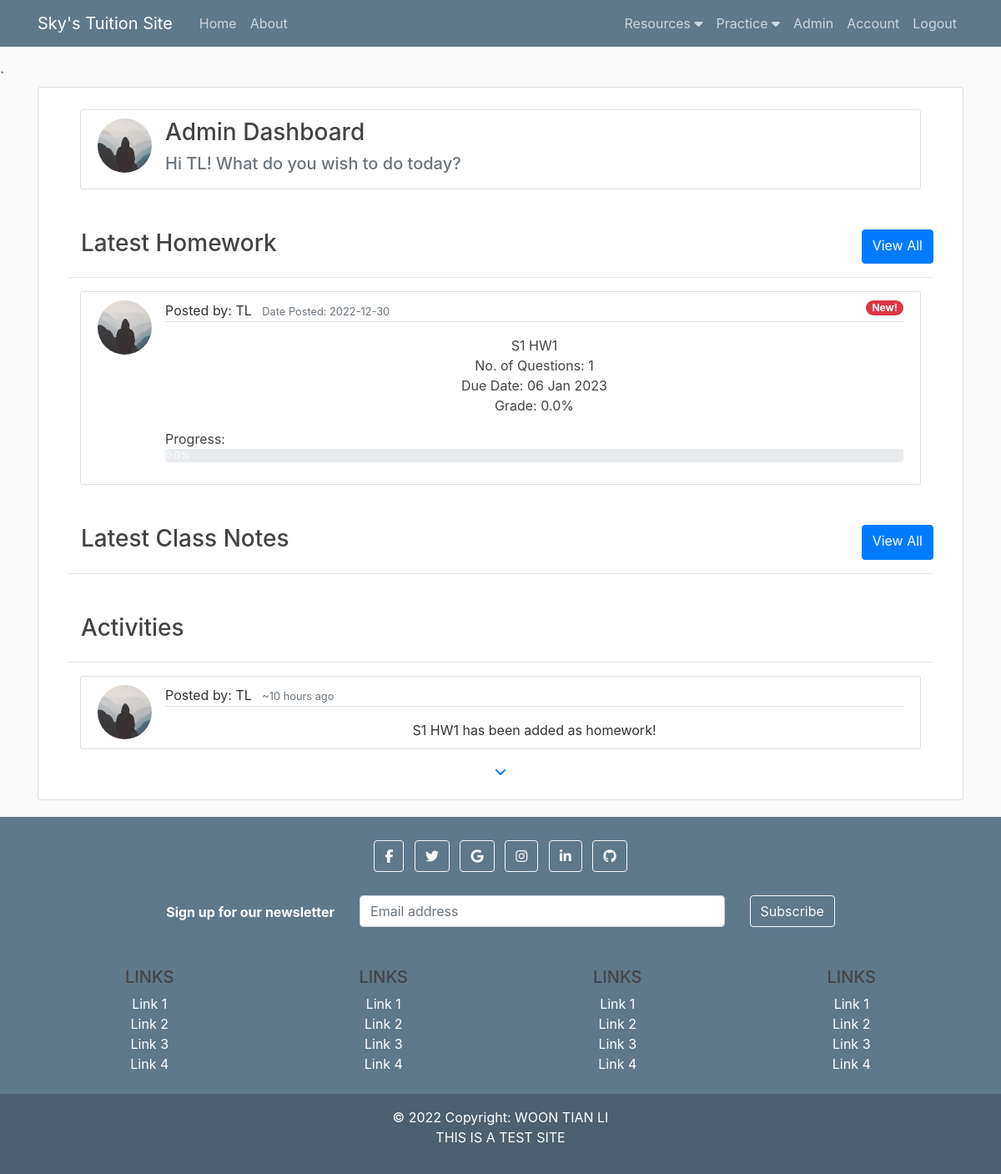
Screenshot of /home (signed in) with the database file from the repository.
### flaskblog/models.py (models this page shows, shortened)
class User(db.Model, UserMixin): #Creating user table in DB
    id = db.Column(db.Integer, primary_key = True) #ID defined as an integer and to be the primary key)
    username = db.Column(db.String(20), unique=True, nullable=False) #name to be a string, max 20 characters, must be unique, and required, cannot be null
    email = db.Column(db.String(120), unique=True, nullable=False)
    image_file = db.Column(db.String(20), nullable=False, default='default.jpg') #user image defaults to a default.jpg
    password = db.Column(db.String(60), nullable=False)
    account_type = db.Column(db.String(60), nullable=False)
    notes = db.relationship('Note', backref='author', lazy=True)
    homeworks = db.relationship('Homework', backref='author', lazy=True)
    activities = db.relationship('Activity', backref='author', lazy=True)
    topics = db.Column(db.String(1000))
    topics_check = db.Column(db.String(1000))
    description1 = db.Column(db.String(1000))
    date1 = db.Column(db.Date)
    time1 = db.Column(db.Time)
    description2 = db.Column(db.String(1000))
    date2 = db.Column(db.Date)
    time2 = db.Column(db.Time)
    description3 = db.Column(db.String(1000))
    date3 = db.Column(db.Date)
    time3 = db.Column(db.Time)
    description4 = db.Column(db.String(1000))
    date4 = db.Column(db.Date)
    time4 = db.Column(db.Time)
    grade = db.Column(db.String(200))

class Homework(db.Model): #Creating homework table in DB
    id = db.Column(db.Integer, primary_key = True)
    title = db.Column(db.String(100), nullable=False)
    student_id = db.Column(db.Integer, nullable=False)
    deadline = db.Column(db.DateTime, nullable=False, default = datetime.now)
    date_posted = db.Column(db.DateTime, nullable=False, default = datetime.now)
    user_id = db.Column(db.Integer, db.ForeignKey('user.id'), nullable=False) #foreign key links to User table
    questions = db.relationship('Question', backref='hwk', lazy=True)
    workings = db.relationship('Working', backref='hwk', lazy=True)

class Activity(db.Model):
    id = db.Column(db.Integer, primary_key = True)
    description = db.Column(db.String(1000), nullable=False)
    student_id = db.Column(db.Integer, nullable=False)
    date_posted = db.Column(db.DateTime, nullable=False, default = datetime.now)
    user_id = db.Column(db.Integer, db.ForeignKey('user.id'), nullable=False) #foreign key links to User table

### flaskblog/main/routes.py (the view, shortened to what this page needs)
@main.route("/") #Routes are created bring our browers to different pages. "/" represents the root or home page
@main.route("/home") #Both routes bring to the same page
@login_required
def home():
    image_file = url_for('static', filename='profile_pics/' + current_user.image_file)
    if current_user.topics:
        topics = current_user.topics.split(',')
        checks = current_user.topics_check.split(',')
    else:
        topics = []
        checks = []
    if current_user.account_type == 'Admin':
        homework = Homework.query.order_by(Homework.date_posted.desc()).first()
        note = Note.query.order_by(Note.date_posted.desc()).first()
        activities = Activity.query.order_by(Activity.date_posted.desc()).all()
    if homework == None:
        homework = []
        id_arr = []
    else:
        id_arr = [homework.id]
    if note == None:
        note = []
    date_now = datetime.datetime.now()
    activities_date_arr=[]
    for activity in activities:
        activities_date_arr.append(round((date_now-activity.date_posted).total_seconds()/3600))
    pt_arr = []
    question_count_arr = []
    attempt_percentage_arr = []
    correct_percentage_arr = []
    for i in id_arr:
        question_count_arr.append(Question.query.filter_by(homework_id=i).count())
        pt_arr.append(Working.query.filter_by(homework_id=i, point=0).count())
        if Question.query.filter_by(homework_id=i).count() != 0:
            attempt_percentage_arr.append(round((Working.query.filter_by(homework_id=i).count()/Question.query.filter_by(homework_id=i).count())*100,2))
            total_parts = 0
            wrong_parts = 0
            for j in Question.query.filter_by(homework_id=i).all():
                temp = 0
                for k in j.qn_answer.split(';'):
                    if k != "":
                        total_parts += 1
                        temp += 1
                try:
                    (Working.query.filter_by(question_id=j.id).first()).point
                except:
                    wrong_parts += temp
            for j in Working.query.filter_by(homework_id=i).all():
                wrong_parts += j.point
            correct_percentage_arr.append(round(((total_parts-wrong_parts)/total_parts)*100,2))
        else:
            attempt_percentage_arr.append(0)
            correct_percentage_arr.append(0)
    df = pd.DataFrame({'id': id_arr, 'pt': pt_arr, 'count': question_count_arr, 'attempt_percentage': attempt_percentage_arr, 'correct_percentage': correct_percentage_arr})
    return render_template('home.html', image_file=image_file, homework=homework, note=note, activities=activities,
                           activities_date_arr=activities_date_arr,df=df, topics=topics, checks=checks)

### flaskblog/templates/home.html (shortened to what this page needs)
{% extends "layout.html" %}
{% block content %}
    <div class="content-section text-center" style="min-height:50vh">
        <div class="container-fluid">
            <div class="row">
                <div class="col">
                    <div class="col w-100 my-3">
                        <article class="media content-section">
                            <img class="rounded-circle article-img" src="{{ url_for('static', filename='profile_pics/' + current_user.image_file) }}">
                            <div class="media-body">
                                <div class="text-left">
                                    <h3 class="">
                                        {% if current_user.account_type == 'Admin' %}
                                        Admin Dashboard
                                        {% else %}
                                        Student Dashboard
                                        {% endif %}
                                    </h3>
                                    <h5 class="align-self-center text-muted">Hi {{ current_user.username }}! What do you wish to do today?</h5>
                                </div>
                            </div>
                        </article>
                    </div>
                    <div class="d-flex justify-content-between mt-5">
                        <h3 class="text-left mx-3">Latest Homework</h3>
                        <a class="btn btn-primary" href="{{ url_for('homeworks.homework_all', student='ALL') }}">View All</a>
                    </div>
                    <hr>
                    {% if homework %}
                        <div class="col w-100 my-3">
                            <article class="media content-section">
                                <img class="rounded-circle article-img" src="{{ url_for('static', filename='profile_pics/' + homework.author.image_file) }}">
                                <div class="media-body">
                                    <div class="article-metadata text-left">
                                        <a class="mr-2">Posted by: {{ homework.author.username }}</a>
                                        <small class="text-muted">Date Posted: {{ homework.date_posted.strftime('%Y-%m-%d') }}</small>
                                        {% if df[df['id']==homework.id]['attempt_percentage'].tolist()[0] == 100 %}
                                            <medium><span class="badge badge-pill badge-success float-right">Completed </span></medium>
                                        {% elif df[df['id']==homework.id]['attempt_percentage'].tolist()[0] == 0 %}
                                            <medium><span class="badge badge-pill badge-danger float-right">New!</span></medium>
                                        {% else %}
                                            <medium><span class="badge badge-pill badge-warning float-right">In Progress </span></medium>
                                        {% endif %}
                                    </div>
                                    <a class="article-title" href="{{ url_for('homeworks.homework', homework_id=homework.id) }}">
                                        <div class="row mt-3">
                                            <div class="col-12">
                                                <ul class="list-unstyled">
                                                    <li class="text-center">{{ homework.title }}</li>
                                                    <li class="text-center">No. of Questions: {{ df[df['id']==homework.id]['count'].tolist()[0] }}</li>
                                                    <li class="text-center">Due Date: {{ homework.deadline.strftime("%d %b %Y") }}</li>
                                                    <li class="text-center">Grade: {{ df[df['id']==homework.id]['correct_percentage'].tolist()[0] }}%</li>
                                                    <li class="mt-3 mb-0 text-left">
                                                        <h7 class="text-left">Progress: </h7>
                                                        <div class="progress">
                                                            <div class="progress-bar" role="progressbar" aria-valuenow="75" aria-valuemin="0" aria-valuemax="100" style=
                                                            "width: {{ df[df['id']==homework.id]['attempt_percentage'].tolist()[0] }}%">{{ df[df['id']==homework.id]['attempt_percentage'].tolist()[0] }}%</div>
                                                        </div>
                                                    </li>
                                                </ul>
                                            </div>
                                        </div>
                                    </a>
                                </div>
                            </article>
                        </div>
                    {% endif %}
                    <div class="d-flex justify-content-between mt-5">
                        <h3 class="text-left mx-3">Latest Class Notes</h3>
                        <a class="btn btn-primary" href="{{ url_for('notes.notes_all', student='ALL') }}">View All</a>
                    </div>
                    <hr>
                    <div class="d-flex justify-content-between mt-5">
                        <h3 class="text-left mx-3">Activities</h3>
                    </div>
                    <hr>
                    {% if activities %}
                        <div class="col w-100">
                            {% for activity in activities[0:5] %}
                                <article class="media content-section my-1">
                                    <img class="rounded-circle article-img" src="{{ url_for('static', filename='profile_pics/' + activity.author.image_file) }}">
                                    <div class="media-body">
                                        <div class="article-metadata text-left">
                                            <a class="mr-2">Posted by: {{ activity.author.username }}</a>
                                            <small class="text-muted">~{{ activities_date_arr[loop.index-1] }} hours ago</small>
                                        </div>
                                        <div class="row mt-3">
                                            <div class="col-12">
                                                <div>{{ activity.description }}</div>
                                            </div>
                                        </div>
                                    </div>
                                </article>
                            {% endfor %}
                        </div>
                        <button class="btn btn-link my-1" type="button" data-toggle="collapse" data-target="#moreactivities" aria-expanded="false" aria-controls="collapseExample">
                            <i class="fa-solid fa-angle-down"></i></button>
                    {% endif %}
                </div>
            </div>
        </div>
    </div>
{% endblock content %}

### rows the page displays
User: image_file (placeholder picture), username "TL", author.username "TL"
Homework: date_posted "2022-12-30", title "S1 HW1", id "1", deadline "06 Jan 2023"
Activity: image_file (placeholder picture), author.username "TL", activities_date_arr "10", description "S1 HW1 has been added as homework!"

### other values shown
{{ df[df['id']==homework.id]['correct_percentage'].tolist()[0] }} "0.0"
{{ df[df['id']==homework.id]['attempt_percentage'].tolist()[0] }} "0.0"
